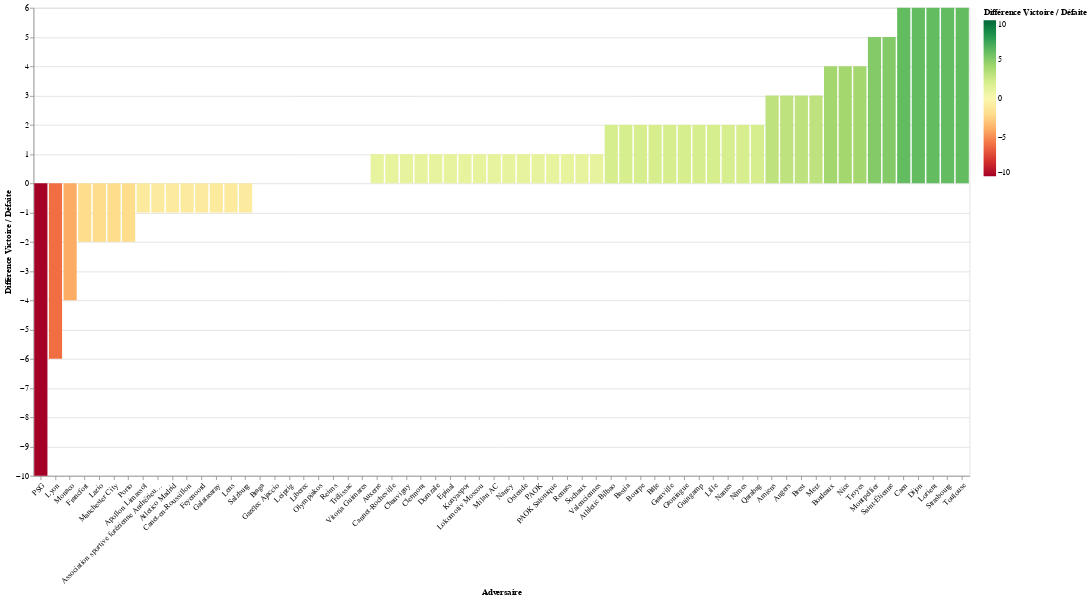

The code cell stored with this chart in its notebook:
### Code cell
chart = alt.Chart(by_adv).mark_bar().encode(
    y="Différence Victoire / Défaite",
    x=alt.X(
        "Adversaire:O", 
        sort=alt.EncodingSortField(field="Différence Victoire / Défaite"),
        axis=alt.Axis(labelAngle=-45)
    ),
    color=alt.Color("Différence Victoire / Défaite", scale=alt.Scale(domain=[-10, 10], scheme="redyellowgreen")),
    tooltip=["Adversaire", "Victoire", "Nul", "Défaite", alt.Tooltip("Publications", title="Nb Matches")]
).add_selection(
    select_nb_matches
).transform_filter(
    "datum.Publications >= matches_Publications"
). properties(height=600,width=1200)

chart

### Figure 1 — Vega-Lite specification as saved in the notebook (floating-point values rounded to 4 significant figures)
{"config": {"view": {"continuousWidth": 400, "continuousHeight": 300}}, "data": {"name": "data-e9d50b18e96e9d21ce35caa31dbea40c"}, "mark": "bar", "encoding": {"color": {"field": "Différence Victoire / Défaite", "scale": {"domain": [-10, 10], "scheme": "redyellowgreen"}, "type": "quantitative"}, "tooltip": [{"field": "Adversaire", "type": "nominal"}, {"field": "Victoire", "type": "quantitative"}, {"field": "Nul", "type": "quantitative"}, {"field": "Défaite", "type": "quantitative"}, {"field": "Publications", "title": "Nb Matches", "type": "quantitative"}], "x": {"axis": {"labelAngle": -45}, "field": "Adversaire", "sort": {"field": "Différence Victoire / Défaite"}, "type": "ordinal"}, "y": {"field": "Différence Victoire / Défaite", "type": "quantitative"}}, "height": 600, "selection": {"matches": {"type": "single", "fields": ["Publications"], "bind": {"input": "range", "max": 15.0, "min": 1.0, "name": "Nombre Minimum de Matchs: ", "step": 1}, "init": {"Publications": 1}}}, "transform": [{"filter": "datum.Publications >= matches_Publications"}], "width": 1200, "$schema": "https://vega.github.io/schema/vega-lite/v4.17.0.json", "datasets": {"data-e9d50b18e96e9d21ce35caa31dbea40c": [{"Adversaire": "Amiens", "Publications": 6, "Victoire": 4, "Défaite": 1, "Nul": 1, "Différence Victoire / Défaite": 3}, {"Adversaire": "Angers", "Publications": 14, "Victoire": 5, "Défaite": 2, "Nul": 7, "Différence Victoire / Défaite": 3}, {"Adversaire": "Apollon Limassol", "Publications": 2, "Victoire": 0, "Défaite": 1, "Nul": 1, "Différence Victoire / Défaite": -1}, {"Adversaire": "Association sportive forézienne Andrézieux-Bouthéon", "Publications": 1, "Victoire": 0, "Défaite": 1, "Nul": 0, "Différence Victoire / Défaite": -1}, {"Adversaire": "Athletic Bilbao", "Publications": 3, "Victoire": 2, "Défaite": 0, "Nul": 1, "Différence Victoire / Défaite": 2}, {"Adversaire": "Atletico Madrid", "Publications": 1, "Victoire": 0, "Défaite": 1, "Nul": 0, "Différence Victoire / Défaite": -1}, {"Adversaire": "Auxerre", "Publications": 1, "Victoire": 1, "Défaite": 0, "Nul": 0, "Différence Victoire / Défaite": 1}, {"Adversaire": "Bastia", "Publications": 4, "Victoire": 3, "Défaite": 1, "Nul": 0, "Différence Victoire / Défaite": 2}, {"Adversaire": "Bordeaux", "Publications": 14, "Victoire": 5, "Défaite": 1, "Nul": 8, "Différence Victoire / Défaite": 4}, {"Adversaire": "Bourpe", "Publications": 2, "Victoire": 2, "Défaite": 0, "Nul": 0, "Différence Victoire / Défaite": 2}, {"Adversaire": "Braga", "Publications": 4, "Victoire": 2, "Défaite": 2, "Nul": 0, "Différence Victoire / Défaite": 0}, {"Adversaire": "Brest", "Publications": 5, "Victoire": 4, "Défaite": 1, "Nul": 0, "Différence Victoire / Défaite": 3}, {"Adversaire": "Bâle", "Publications": 2, "Victoire": 2, "Défaite": 0, "Nul": 0, "Différence Victoire / Défaite": 2}, {"Adversaire": "Caen", "Publications": 9, "Victoire": 7, "Défaite": 1, "Nul": 1, "Différence Victoire / Défaite": 6}, {"Adversaire": "Canet-en-Roussillon", "Publications": 1, "Victoire": 0, "Défaite": 1, "Nul": 0, "Différence Victoire / Défaite": -1}, {"Adversaire": "Cannet-Rocheville", "Publications": 1, "Victoire": 1, "Défaite": 0, "Nul": 0, "Différence Victoire / Défaite": 1}, {"Adversaire": "Chauvigny", "Publications": 1, "Victoire": 1, "Défaite": 0, "Nul": 0, "Différence Victoire / Défaite": 1}, {"Adversaire": "Clermont", "Publications": 3, "Victoire": 2, "Défaite": 1, "Nul": 0, "Différence Victoire / Défaite": 1}, {"Adversaire": "Dijon", "Publications": 9, "Victoire": 6, "Défaite": 0, "Nul": 3, "Différence Victoire / Défaite": 6}, {"Adversaire": "Domzale", "Publications": 2, "Victoire": 1, "Défaite": 0, "Nul": 1, "Différence Victoire / Défaite": 1}, {"Adversaire": "Epinal", "Publications": 1, "Victoire": 1, "Défaite": 0, "Nul": 0, "Différence Victoire / Défaite": 1}, {"Adversaire": "Feyenoord", "Publications": 2, "Victoire": 0, "Défaite": 1, "Nul": 1, "Différence Victoire / Défaite": -1}, {"Adversaire": "Francfort", "Publications": 2, "Victoire": 0, "Défaite": 2, "Nul": 0, "Différence Victoire / Défaite": -2}, {"Adversaire": "Galatasaray", "Publications": 2, "Victoire": 0, "Défaite": 1, "Nul": 1, "Différence Victoire / Défaite": -1}, {"Adversaire": "Gazélec Ajaccio", "Publications": 2, "Victoire": 0, "Défaite": 0, "Nul": 2, "Différence Victoire / Défaite": 0}, {"Adversaire": "Granville", "Publications": 2, "Victoire": 2, "Défaite": 0, "Nul": 0, "Différence Victoire / Défaite": 2}, {"Adversaire": "Groningue", "Publications": 2, "Victoire": 2, "Défaite": 0, "Nul": 0, "Différence Victoire / Défaite": 2}, {"Adversaire": "Guingamp", "Publications": 8, "Victoire": 4, "Défaite": 2, "Nul": 2, "Différence Victoire / Défaite": 2}, {"Adversaire": "Konyaspor", "Publications": 2, "Victoire": 1, "Défaite": 0, "Nul": 1, "Différence Victoire / Défaite": 1}, {"Adversaire": "Lazio", "Publications": 4, "Victoire": 0, "Défaite": 2, "Nul": 2, "Différence Victoire / Défaite": -2}, {"Adversaire": "Leipzig", "Publications": 2, "Victoire": 1, "Défaite": 1, "Nul": 0, "Différence Victoire / Défaite": 0}, {"Adversaire": "Lens", "Publications": 4, "Victoire": 1, "Défaite": 2, "Nul": 1, "Différence Victoire / Défaite": -1}, {"Adversaire": "Liberec", "Publications": 2, "Victoire": 1, "Défaite": 1, "Nul": 0, "Différence Victoire / Défaite": 0}, {"Adversaire": "Lille", "Publications": 14, "Victoire": 6, "Défaite": 4, "Nul": 4, "Différence Victoire / Défaite": 2}, {"Adversaire": "Lokomotiv Moscou", "Publications": 2, "Victoire": 1, "Défaite": 0, "Nul": 1, "Différence Victoire / Défaite": 1}, {"Adversaire": "Lorient", "Publications": 8, "Victoire": 6, "Défaite": 0, "Nul": 2, "Différence Victoire / Défaite": 6}, {"Adversaire": "Lyon", "Publications": 15, "Victoire": 2, "Défaite": 8, "Nul": 5, "Différence Victoire / Défaite": -6}, {"Adversaire": "Manchester City", "Publications": 2, "Victoire": 0, "Défaite": 2, "Nul": 0, "Différence Victoire / Défaite": -2}, {"Adversaire": "Metz", "Publications": 9, "Victoire": 4, "Défaite": 1, "Nul": 4, "Différence Victoire / Défaite": 3}, {"Adversaire": "Milan AC", "Publications": 1, "Victoire": 1, "Défaite": 0, "Nul": 0, "Différence Victoire / Défaite": 1}, {"Adversaire": "Monaco", "Publications": 15, "Victoire": 4, "Défaite": 8, "Nul": 3, "Différence Victoire / Défaite": -4}, {"Adversaire": "Montpellier", "Publications": 15, "Victoire": 7, "Défaite": 2, "Nul": 6, "Différence Victoire / Défaite": 5}, {"Adversaire": "Nancy", "Publications": 2, "Victoire": 1, "Défaite": 0, "Nul": 1, "Différence Victoire / Défaite": 1}, {"Adversaire": "Nantes", "Publications": 14, "Victoire": 6, "Défaite": 4, "Nul": 4, "Différence Victoire / Défaite": 2}, {"Adversaire": "Nice", "Publications": 13, "Victoire": 8, "Défaite": 4, "Nul": 1, "Différence Victoire / Défaite": 4}, {"Adversaire": "Nîmes", "Publications": 6, "Victoire": 4, "Défaite": 2, "Nul": 0, "Différence Victoire / Défaite": 2}, {"Adversaire": "Olympiakos", "Publications": 2, "Victoire": 1, "Défaite": 1, "Nul": 0, "Différence Victoire / Défaite": 0}, {"Adversaire": "Ostende", "Publications": 2, "Victoire": 1, "Défaite": 0, "Nul": 1, "Différence Victoire / Défaite": 1}, {"Adversaire": "PAOK", "Publications": 1, "Victoire": 1, "Défaite": 0, "Nul": 0, "Différence Victoire / Défaite": 1}, {"Adversaire": "PAOK Salonique", "Publications": 1, "Victoire": 1, "Défaite": 0, "Nul": 0, "Différence Victoire / Défaite": 1}, {"Adversaire": "PSG", "Publications": 15, "Victoire": 1, "Défaite": 11, "Nul": 3, "Différence Victoire / Défaite": -10}, {"Adversaire": "Porto", "Publications": 2, "Victoire": 0, "Défaite": 2, "Nul": 0, "Différence Victoire / Défaite": -2}, {"Adversaire": "Qarabag", "Publications": 2, "Victoire": 2, "Défaite": 0, "Nul": 0, "Différence Victoire / Défaite": 2}, {"Adversaire": "Reims", "Publications": 9, "Victoire": 3, "Défaite": 3, "Nul": 3, "Différence Victoire / Défaite": 0}, {"Adversaire": "Rennes", "Publications": 15, "Victoire": 6, "Défaite": 5, "Nul": 4, "Différence Victoire / Défaite": 1}, {"Adversaire": "Saint-Étienne", "Publications": 14, "Victoire": 8, "Défaite": 3, "Nul": 3, "Différence Victoire / Défaite": 5}, {"Adversaire": "Salzburg", "Publications": 4, "Victoire": 1, "Défaite": 2, "Nul": 1, "Différence Victoire / Défaite": -1}, {"Adversaire": "Sochaux", "Publications": 2, "Victoire": 1, "Défaite": 0, "Nul": 1, "Différence Victoire / Défaite": 1}, {"Adversaire": "Strasbourg", "Publications": 10, "Victoire": 6, "Défaite": 0, "Nul": 4, "Différence Victoire / Défaite": 6}, {"Adversaire": "Toulouse", "Publications": 12, "Victoire": 7, "Défaite": 1, "Nul": 4, "Différence Victoire / Défaite": 6}, {"Adversaire": "Troyes", "Publications": 6, "Victoire": 4, "Défaite": 0, "Nul": 2, "Différence Victoire / Défaite": 4}, {"Adversaire": "Trélissac", "Publications": 1, "Victoire": 0, "Défaite": 0, "Nul": 1, "Différence Victoire / Défaite": 0}, {"Adversaire": "Valenciennes", "Publications": 1, "Victoire": 1, "Défaite": 0, "Nul": 0, "Différence Victoire / Défaite": 1}, {"Adversaire": "Vitoria Guimares", "Publications": 2, "Victoire": 1, "Défaite": 1, "Nul": 0, "Différence Victoire / Défaite": 0}]}}
